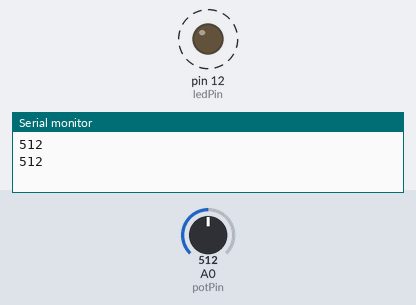
Bench run of a sketch on a simulated Arduino Uno, built with avr-gcc and run on an emulated ATmega328P. On the bench: output pins drawn as LEDs (lit = HIGH), the last lines printed to the serial monitor. Dashed ring = blinking. Inputs (shaded band) come from the test bench; at power-on: A0 (potPin) = 512.

Above: at 1.8 s.
1.9 s: A0 (potPin) set to 306
At 2.2 s:
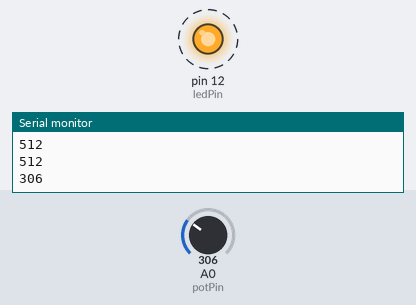
5.4 s: A0 (potPin) set to 122
At 5.56 s:
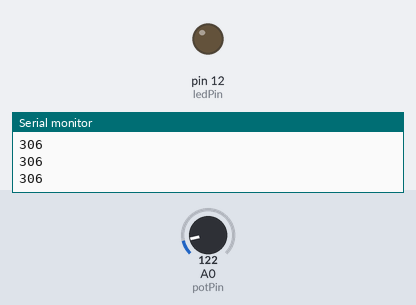
Timing chart, 0 to 14.9 s (numbered marks = the images above; inputs shaded):
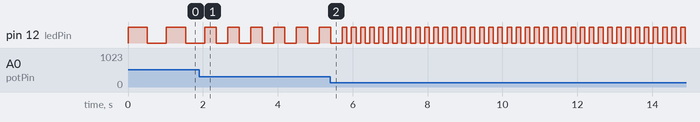

The sketch:

PotentiometerInput.ino
```cpp
/*
 * PontentiometerInput: 가변저항 연결로 아날로그 입력(0~1023) 예제
 *
 * 가변저항(potentiometer)으로 아날로그 입력으로 0~1023 값을 받는다.
 *
 * 12번 핀에서 LED 및 220옴 저항 직렬 연결해서 GND로 연결
 * 아날로그 0번 핀에 가변저항을 연결
 */
const int ledPin = 12;
const int potPin = 0;

int value = 0;

void setup() {
  Serial.begin(9600);

  pinMode(ledPin, OUTPUT);
}

void loop() {
  value = analogRead(potPin);

  Serial.println(value);

  digitalWrite(ledPin, HIGH);
  delay(value);
  digitalWrite(ledPin, LOW);
  delay(value);
}
```

Measured:
- after the input at 1.9 s, pin 12 (ledPin): alternates HIGH for 0.31 s and LOW for 0.31 s, starting after 0.46 s
- by itself, pin 12 (ledPin): alternates HIGH for 0.51 s and LOW for 0.51 s
